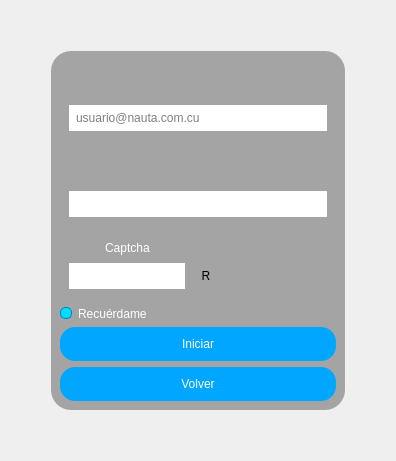
      <widget class="QWidget" name="login_activity">
       <property name="styleSheet">
        <string notr="true"/>
       </property>
       <layout class="QGridLayout" name="gridLayout_8">
        <item row="1" column="0">
         <spacer name="horizontalSpacer_4">
          <property name="orientation">
           <enum>Qt::Horizontal</enum>
          </property>
          <property name="sizeHint" stdset="0">
           <size>
            <width>40</width>
            <height>20</height>
           </size>
          </property>
         </spacer>
        </item>
        <item row="0" column="1">
         <spacer name="verticalSpacer">
          <property name="orientation">
           <enum>Qt::Vertical</enum>
          </property>
          <property name="sizeHint" stdset="0">
           <size>
            <width>20</width>
            <height>40</height>
           </size>
          </property>
         </spacer>
        </item>
        <item row="1" column="2">
         <spacer name="horizontalSpacer_3">
          <property name="orientation">
           <enum>Qt::Horizontal</enum>
          </property>
          <property name="sizeHint" stdset="0">
           <size>
            <width>40</width>
            <height>20</height>
           </size>
          </property>
         </spacer>
        </item>
        <item row="1" column="1">
         <widget class="QWidget" name="credentials_bg" native="true">
          <property name="styleSheet">
           <string notr="true">QWidget #credentials_bg{
	border-radius:20px;
	background-color: rgba(0, 0, 0, 80);
	padding:10px;
}
QLineEdit{
	padding:5px;
	color: black;
	font: 12pt &quot;Segoe UI&quot;;	
	background-color:white;
	border-radius:15px;
	
}
QLabel{
	color: white;
	font: 14pt &quot;Segoe UI&quot;;	
}
QCheckBox, QRadioButton{
	font: 10pt &quot;Segoe UI&quot;;
	color:white;
}
QCheckBox::indicator, QRadioButton::indicator {
	border: 1px solid rgb(100, 100, 100);
	width: 10px;
	height: 10px;
	border-radius: 5px;
	background-color: rgb(135, 135, 135);
}
QCheckBox::indicator:checked, QRadioButton::indicator:checked {
	border: 1px solid rgb(0, 128, 212);
	background-color: rgb(0, 221, 255)
}
QPushButton{
	color: white;
	font: bold 12pt &quot;Segoe UI&quot;;	
	background-color:rgb(0, 166, 255);
	border-radius:15px;
	padding: 10px;
}
QPushButton:hover{
	
	background-color: rgb(0, 123, 255);
}</string>
          </property>
          <layout class="QGridLayout" name="gridLayout_12">
           <item row="4" column="0" colspan="2">
            <widget class="QPushButton" name="login_btn">
             <property name="text">
              <string>Iniciar</string>
             </property>
            </widget>
           </item>
           <item row="5" column="0" colspan="2">
            <widget class="QPushButton" name="back_btn">
             <property name="text">
              <string>Volver</string>
             </property>
            </widget>
           </item>
           <item row="3" column="0" colspan="2">
            <widget class="QCheckBox" name="remember_me">
             <property name="text">
              <string>Recuérdame</string>
             </property>
             <property name="checked">
              <bool>true</bool>
             </property>
            </widget>
           </item>
           <item row="0" column="0" colspan="2">
            <widget class="QWidget" name="user_container" native="true">
             <layout class="QGridLayout" name="gridLayout_11">
              <item row="0" column="1">
               <widget class="QLabel" name="label">
                <property name="minimumSize">
                 <size>
                  <width>30</width>
                  <height>30</height>
                 </size>
                </property>
                <property name="maximumSize">
                 <size>
                  <width>30</width>
                  <height>30</height>
                 </size>
                </property>
                <property name="text">
                 <string/>
                </property>
                <property name="pixmap">
                 <pixmap resource="resources.qrc">:/icons/icons/baseline_account_circle_black_48.png</pixmap>
                </property>
                <property name="scaledContents">
                 <bool>true</bool>
                </property>
                <property name="alignment">
                 <set>Qt::AlignCenter</set>
                </property>
               </widget>
              </item>
              <item row="0" column="0">
               <spacer name="horizontalSpacer_7">
                <property name="orientation">
                 <enum>Qt::Horizontal</enum>
                </property>
                <property name="sizeHint" stdset="0">
                 <size>
                  <width>40</width>
                  <height>20</height>
                 </size>
                </property>
               </spacer>
              </item>
              <item row="0" column="2">
               <spacer name="horizontalSpacer_8">
                <property name="orientation">
                 <enum>Qt::Horizontal</enum>
                </property>
                <property name="sizeHint" stdset="0">
                 <size>
                  <width>40</width>
                  <height>20</height>
                 </size>
                </property>
               </spacer>
              </item>
              <item row="1" column="0" colspan="3">
               <widget class="QLineEdit" name="user_LE">
                <property name="placeholderText">
                 <string>usuario@nauta.com.cu</string>
                </property>
                <property name="clearButtonEnabled">
                 <bool>true</bool>
                </property>
               </widget>
              </item>
             </layout>
            </widget>
           </item>
           <item row="2" column="0" colspan="2">
            <widget class="QWidget" name="captcha_container" native="true">
             <layout class="QGridLayout" name="gridLayout_9">
              <item row="0" column="0">
               <widget class="QLabel" name="label_6">
                <property name="maximumSize">
                 <size>
                  <width>30</width>
                  <height>30</height>
                 </size>
                </property>
                <property name="text">
                 <string/>
                </property>
                <property name="pixmap">
                 <pixmap resource="resources.qrc">:/icons/icons/ic_code_scanner_auto_focus_on.png</pixmap>
                </property>
                <property name="scaledContents">
                 <bool>true</bool>
                </property>
                <property name="alignment">
                 <set>Qt::AlignLeading|Qt::AlignLeft|Qt::AlignVCenter</set>
                </property>
               </widget>
              </item>
              <item row="0" column="3" rowspan="2">
               <widget class="QLabel" name="captcha_img">
                <property name="minimumSize">
                 <size>
                  <width>100</width>
                  <height>0</height>
                 </size>
                </property>
                <property name="maximumSize">
                 <size>
                  <width>80</width>
                  <height>60</height>
                 </size>
                </property>
                <property name="toolTip">
                 <string>CAPTCHA</string>
                </property>
                <property name="text">
                 <string/>
                </property>
                <property name="pixmap">
                 <pixmap resource="resources.qrc">:/icons/icons/warning_QR.png</pixmap>
                </property>
                <property name="scaledContents">
                 <bool>false</bool>
                </property>
                <property name="alignment">
                 <set>Qt::AlignBottom|Qt::AlignHCenter</set>
                </property>
                <property name="wordWrap">
                 <bool>false</bool>
                </property>
               </widget>
              </item>
              <item row="1" column="2">
               <widget class="QToolButton" name="reload_captcha_btn">
                <property name="minimumSize">
                 <size>
                  <width>30</width>
                  <height>30</height>
                 </size>
                </property>
                <property name="maximumSize">
                 <size>
                  <width>30</width>
                  <height>30</height>
                 </size>
                </property>
                <property name="toolTip">
                 <string>Recargar Captcha</string>
                </property>
                <property name="styleSheet">
                 <string notr="true">QToolButton{
	background-color:transparent;
	border-radius: 15px;
}
QToolButton:hover{
	background-color: rgba(0, 0, 0, 100);
}
</string>
                </property>
                <property name="text">
                 <string>R</string>
                </property>
                <property name="icon">
                 <iconset resource="resources.qrc">
                  <normaloff>:/icons/icons/@WindowsUpdateToastIcon.contrast-black.png</normaloff>:/icons/icons/@WindowsUpdateToastIcon.contrast-black.png</iconset>
                </property>
               </widget>
              </item>
              <item row="0" column="1">
               <widget class="QLabel" name="label_2">
                <property name="text">
                 <string>Captcha</string>
                </property>
               </widget>
              </item>
              <item row="1" column="0" colspan="2">
               <widget class="QLineEdit" name="captcha_LE">
                <property name="placeholderText">
                 <string/>
                </property>
                <property name="clearButtonEnabled">
                 <bool>true</bool>
                </property>
               </widget>
              </item>
             </layout>
            </widget>
           </item>
           <item row="1" column="0" colspan="2">
            <widget class="QWidget" name="passw_container" native="true">
             <layout class="QGridLayout" name="gridLayout_10">
              <item row="0" column="0">
               <spacer name="horizontalSpacer_9">
                <property name="orientation">
                 <enum>Qt::Horizontal</enum>
                </property>
                <property name="sizeHint" stdset="0">
                 <size>
                  <width>40</width>
                  <height>20</height>
                 </size>
                </property>
               </spacer>
              </item>
              <item row="0" column="1">
               <widget class="QLabel" name="label_9">
                <property name="minimumSize">
                 <size>
                  <width>30</width>
                  <height>30</height>
                 </size>
                </property>
                <property name="maximumSize">
                 <size>
                  <width>30</width>
                  <height>30</height>
                 </size>
                </property>
                <property name="text">
                 <string/>
                </property>
                <property name="pixmap">
                 <pixmap resource="resources.qrc">:/icons/icons/ic_security.png</pixmap>
                </property>
                <property name="scaledContents">
                 <bool>true</bool>
                </property>
               </widget>
              </item>
              <item row="0" column="2">
               <spacer name="horizontalSpacer_10">
                <property name="orientation">
                 <enum>Qt::Horizontal</enum>
                </property>
                <property name="sizeHint" stdset="0">
                 <size>
                  <width>40</width>
                  <height>20</height>
                 </size>
                </property>
               </spacer>
              </item>
              <item row="1" column="0" colspan="3">
               <widget class="QLineEdit" name="passw_LE">
                <property name="echoMode">
                 <enum>QLineEdit::Password</enum>
                </property>
                <property name="clearButtonEnabled">
                 <bool>true</bool>
                </property>
               </widget>
              </item>
             </layout>
            </widget>
           </item>
          </layout>
         </widget>
        </item>
        <item row="2" column="1">
         <spacer name="verticalSpacer_2">
          <property name="orientation">
           <enum>Qt::Vertical</enum>
          </property>
          <property name="sizeHint" stdset="0">
           <size>
            <width>20</width>
            <height>40</height>
           </size>
          </property>
         </spacer>
        </item>
       </layout>
      </widget>
